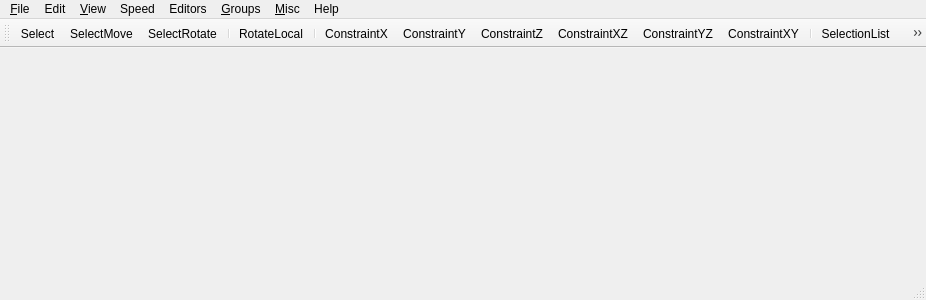
<?xml version="1.0" encoding="UTF-8"?>
<ui version="4.0">
 <class>frmFRED</class>
 <widget class="QMainWindow" name="frmFRED">
  <property name="geometry">
   <rect>
    <x>0</x>
    <y>0</y>
    <width>926</width>
    <height>300</height>
   </rect>
  </property>
  <property name="windowTitle">
   <string>qtFRED</string>
  </property>
  <widget class="fso::fred::RenderWidget" name="centralWidget"/>
  <widget class="QMenuBar" name="menuBar">
   <property name="geometry">
    <rect>
     <x>0</x>
     <y>0</y>
     <width>926</width>
     <height>25</height>
    </rect>
   </property>
   <widget class="QMenu" name="menuFile">
    <property name="title">
     <string>&amp;File</string>
    </property>
    <widget class="QMenu" name="menuSave_Format">
     <property name="title">
      <string>Save For&amp;mat</string>
     </property>
     <addaction name="actionFS2_Open"/>
     <addaction name="actionFS2_Retail"/>
    </widget>
    <widget class="QMenu" name="menuImport">
     <property name="title">
      <string>&amp;Import</string>
     </property>
     <addaction name="actionFS1_Mission"/>
     <addaction name="actionFS1_Weapon_Loadouts"/>
    </widget>
    <addaction name="actionNew"/>
    <addaction name="actionOpen"/>
    <addaction name="actionSave"/>
    <addaction name="actionSave_As"/>
    <addaction name="actionRevert"/>
    <addaction name="separator"/>
    <addaction name="menuSave_Format"/>
    <addaction name="menuImport"/>
    <addaction name="separator"/>
    <addaction name="actionRun_FreeSpace_2_Open"/>
    <addaction name="separator"/>
    <addaction name="actionRecent_Files"/>
    <addaction name="separator"/>
    <addaction name="actionExit"/>
   </widget>
   <widget class="QMenu" name="menuEdit">
    <property name="title">
     <string>Edit</string>
    </property>
    <addaction name="actionUndo"/>
    <addaction name="actionDelete"/>
    <addaction name="actionDelete_Wing"/>
    <addaction name="separator"/>
    <addaction name="actionDisable_Undo"/>
   </widget>
   <widget class="QMenu" name="menuView">
    <property name="title">
     <string>&amp;View</string>
    </property>
    <widget class="QMenu" name="menuDisplay_Filter">
     <property name="title">
      <string>&amp;Display Filter</string>
     </property>
     <addaction name="actionShow_Ships"/>
     <addaction name="actionShow_Player_Starts"/>
     <addaction name="actionShow_Waypoints"/>
     <addaction name="separator"/>
     <addaction name="actionShow_Friendly"/>
     <addaction name="actionShow_Hostile"/>
    </widget>
    <widget class="QMenu" name="menuViewpoint">
     <property name="title">
      <string>&amp;Viewpoint</string>
     </property>
     <addaction name="actionCamera"/>
     <addaction name="actionCurrent_Ship"/>
    </widget>
    <addaction name="actionTool_Bar"/>
    <addaction name="actionStatus_Bar"/>
    <addaction name="separator"/>
    <addaction name="menuDisplay_Filter"/>
    <addaction name="separator"/>
    <addaction name="actionHide_Marked_Objects"/>
    <addaction name="actionShow_All_Hidden_Objects"/>
    <addaction name="separator"/>
    <addaction name="actionShow_Ship_Models"/>
    <addaction name="actionShow_Outlines"/>
    <addaction name="actionShow_Coordinates"/>
    <addaction name="actionShow_Grid_Positions"/>
    <addaction name="actionShow_Distances"/>
    <addaction name="actionShow_Model_Paths"/>
    <addaction name="actionShow_Model_Dock_Points"/>
    <addaction name="separator"/>
    <addaction name="actionShow_Grid"/>
    <addaction name="actionShow_Horizon"/>
    <addaction name="actionDouble_Fine_Gridlines"/>
    <addaction name="actionAnti_Aliased_Gridlines"/>
    <addaction name="actionShow_3D_Compass"/>
    <addaction name="actionShow_Background"/>
    <addaction name="separator"/>
    <addaction name="menuViewpoint"/>
    <addaction name="actionSave_Camera_Pos"/>
    <addaction name="actionRestore_Camera_Pos"/>
    <addaction name="separator"/>
    <addaction name="actionLighting_from_Suns"/>
   </widget>
   <widget class="QMenu" name="menuSpeed">
    <property name="title">
     <string>Speed</string>
    </property>
    <widget class="QMenu" name="menuMovement">
     <property name="title">
      <string>&amp;Movement</string>
     </property>
     <addaction name="actionx1"/>
     <addaction name="actionx2"/>
     <addaction name="actionx3"/>
     <addaction name="actionx5"/>
     <addaction name="actionx8"/>
     <addaction name="actionx10"/>
     <addaction name="actionx50"/>
     <addaction name="actionx100"/>
    </widget>
    <widget class="QMenu" name="menuRotation">
     <property name="title">
      <string>&amp;Rotation</string>
     </property>
     <addaction name="actionx1_2"/>
     <addaction name="actionx5_2"/>
     <addaction name="actionx12"/>
     <addaction name="actionx25"/>
     <addaction name="actionx50_2"/>
    </widget>
    <addaction name="menuMovement"/>
    <addaction name="menuRotation"/>
   </widget>
   <widget class="QMenu" name="menuEditors">
    <property name="title">
     <string>Editors</string>
    </property>
    <addaction name="actionShips"/>
    <addaction name="actionWings"/>
    <addaction name="actionObjects"/>
    <addaction name="actionWaypoint_Paths"/>
    <addaction name="actionEvents"/>
    <addaction name="actionTeam_Loadout"/>
    <addaction name="actionBackground"/>
    <addaction name="actionReinforcements"/>
    <addaction name="actionAsteroid_Field"/>
    <addaction name="actionMission_Specs"/>
    <addaction name="actionBriefing"/>
    <addaction name="actionDebriefing"/>
    <addaction name="actionCommand_Briefing"/>
    <addaction name="actionFiction_Viewer"/>
    <addaction name="actionShield_System"/>
    <addaction name="actionSet_Global_Ship_Flags"/>
    <addaction name="actionVoice_Manager"/>
    <addaction name="separator"/>
    <addaction name="actionCampaign"/>
   </widget>
   <widget class="QMenu" name="menuGroups">
    <property name="title">
     <string>&amp;Groups</string>
    </property>
    <widget class="QMenu" name="menuSet_Group">
     <property name="title">
      <string>&amp;Set Group</string>
     </property>
     <addaction name="actionGroup_10"/>
     <addaction name="actionGroup_11"/>
     <addaction name="actionGroup_12"/>
     <addaction name="actionGroup_13"/>
     <addaction name="actionGroup_14"/>
     <addaction name="actionGroup_15"/>
     <addaction name="actionGroup_16"/>
     <addaction name="actionGroup_17"/>
     <addaction name="actionGroup_18"/>
    </widget>
    <addaction name="actionGroup_1"/>
    <addaction name="actionGroup_2"/>
    <addaction name="actionGroup_3"/>
    <addaction name="actionGroup_4"/>
    <addaction name="actionGroup_5"/>
    <addaction name="actionGroup_6"/>
    <addaction name="actionGroup_7"/>
    <addaction name="actionGroup_8"/>
    <addaction name="actionGroup_9"/>
    <addaction name="separator"/>
    <addaction name="menuSet_Group"/>
   </widget>
   <widget class="QMenu" name="menuMisc">
    <property name="title">
     <string>&amp;Misc</string>
    </property>
    <addaction name="actionLevel_Object"/>
    <addaction name="actionAlign_Object"/>
    <addaction name="actionMark_Wing"/>
    <addaction name="actionControl_Object"/>
    <addaction name="actionNext_Object"/>
    <addaction name="actionPrev_Object"/>
    <addaction name="actionAdjust_Grid"/>
    <addaction name="actionNext_Subsystem"/>
    <addaction name="actionPrev_Subsystem"/>
    <addaction name="actionCancel_Subsystem"/>
    <addaction name="actionMission_Statistics"/>
    <addaction name="separator"/>
    <addaction name="actionError_Checker"/>
   </widget>
   <widget class="QMenu" name="menuHelp">
    <property name="title">
     <string>Help</string>
    </property>
    <addaction name="actionHelp_Topics"/>
    <addaction name="actionShow_SEXP_Help"/>
    <addaction name="separator"/>
    <addaction name="actionAbout_FRED2"/>
   </widget>
   <addaction name="menuFile"/>
   <addaction name="menuEdit"/>
   <addaction name="menuView"/>
   <addaction name="menuSpeed"/>
   <addaction name="menuEditors"/>
   <addaction name="menuGroups"/>
   <addaction name="menuMisc"/>
   <addaction name="menuHelp"/>
  </widget>
  <widget class="QStatusBar" name="statusBar"/>
  <widget class="QxToolBar" name="toolBar">
   <property name="windowTitle">
    <string>toolBar</string>
   </property>
   <attribute name="toolBarArea">
    <enum>TopToolBarArea</enum>
   </attribute>
   <attribute name="toolBarBreak">
    <bool>false</bool>
   </attribute>
   <addaction name="actionSelect"/>
   <addaction name="actionSelectMove"/>
   <addaction name="actionSelectRotate"/>
   <addaction name="separator"/>
   <addaction name="actionRotateLocal"/>
   <addaction name="separator"/>
   <addaction name="actionConstraintX"/>
   <addaction name="actionConstraintY"/>
   <addaction name="actionConstraintZ"/>
   <addaction name="actionConstraintXZ"/>
   <addaction name="actionConstraintYZ"/>
   <addaction name="actionConstraintXY"/>
   <addaction name="separator"/>
   <addaction name="actionSelectionList"/>
   <addaction name="actionSelectionLock"/>
   <addaction name="separator"/>
   <addaction name="actionWingForm"/>
   <addaction name="actionWingDisband"/>
   <addaction name="separator"/>
   <addaction name="actionZoomSelected"/>
   <addaction name="actionZoomExtents"/>
   <addaction name="separator"/>
   <addaction name="actionShowDistances"/>
   <addaction name="actionOrbitSelected"/>
   <addaction name="separator"/>
  </widget>
  <action name="actionSelect">
   <property name="icon">
    <iconset resource="../resources/resources.qrc">
     <normaloff>:/images/select.png</normaloff>:/images/select.png</iconset>
   </property>
   <property name="text">
    <string>Select</string>
   </property>
   <property name="toolTip">
    <string>Select (S)</string>
   </property>
   <property name="shortcut">
    <string>S</string>
   </property>
  </action>
  <action name="actionSelectMove">
   <property name="icon">
    <iconset resource="../resources/resources.qrc">
     <normaloff>:/images/selectmove.png</normaloff>:/images/selectmove.png</iconset>
   </property>
   <property name="text">
    <string>SelectMove</string>
   </property>
   <property name="toolTip">
    <string>Select and Move (M)</string>
   </property>
   <property name="shortcut">
    <string>M</string>
   </property>
  </action>
  <action name="actionSelectRotate">
   <property name="icon">
    <iconset resource="../resources/resources.qrc">
     <normaloff>:/images/selectrot.png</normaloff>:/images/selectrot.png</iconset>
   </property>
   <property name="text">
    <string>SelectRotate</string>
   </property>
   <property name="toolTip">
    <string>Select and Rotate</string>
   </property>
   <property name="shortcut">
    <string>R</string>
   </property>
  </action>
  <action name="actionRotateLocal">
   <property name="checkable">
    <bool>true</bool>
   </property>
   <property name="icon">
    <iconset resource="../resources/resources.qrc">
     <normaloff>:/images/rotlocal.png</normaloff>:/images/rotlocal.png</iconset>
   </property>
   <property name="text">
    <string>RotateLocal</string>
   </property>
   <property name="toolTip">
    <string>Rotate Locally (X)</string>
   </property>
   <property name="shortcut">
    <string>X</string>
   </property>
  </action>
  <action name="actionConstraintX">
   <property name="checkable">
    <bool>true</bool>
   </property>
   <property name="icon">
    <iconset resource="../resources/resources.qrc">
     <normaloff>:/images/constx.png</normaloff>:/images/constx.png</iconset>
   </property>
   <property name="text">
    <string>ConstraintX</string>
   </property>
   <property name="toolTip">
    <string>X Constraint (`)</string>
   </property>
  </action>
  <action name="actionConstraintY">
   <property name="checkable">
    <bool>true</bool>
   </property>
   <property name="icon">
    <iconset resource="../resources/resources.qrc">
     <normaloff>:/images/consty.png</normaloff>:/images/consty.png</iconset>
   </property>
   <property name="text">
    <string>ConstraintY</string>
   </property>
   <property name="toolTip">
    <string>Y Constraint (`)</string>
   </property>
  </action>
  <action name="actionConstraintZ">
   <property name="checkable">
    <bool>true</bool>
   </property>
   <property name="icon">
    <iconset resource="../resources/resources.qrc">
     <normaloff>:/images/constz.png</normaloff>:/images/constz.png</iconset>
   </property>
   <property name="text">
    <string>ConstraintZ</string>
   </property>
   <property name="toolTip">
    <string>Z Constraint (`)</string>
   </property>
  </action>
  <action name="actionConstraintXZ">
   <property name="checkable">
    <bool>true</bool>
   </property>
   <property name="icon">
    <iconset resource="../resources/resources.qrc">
     <normaloff>:/images/constxz.png</normaloff>:/images/constxz.png</iconset>
   </property>
   <property name="text">
    <string>ConstraintXZ</string>
   </property>
   <property name="toolTip">
    <string>XZ Constraint (`)</string>
   </property>
  </action>
  <action name="actionConstraintYZ">
   <property name="checkable">
    <bool>true</bool>
   </property>
   <property name="icon">
    <iconset resource="../resources/resources.qrc">
     <normaloff>:/images/constyz.png</normaloff>:/images/constyz.png</iconset>
   </property>
   <property name="text">
    <string>ConstraintYZ</string>
   </property>
   <property name="toolTip">
    <string>YZ Constraint</string>
   </property>
  </action>
  <action name="actionConstraintXY">
   <property name="checkable">
    <bool>true</bool>
   </property>
   <property name="icon">
    <iconset resource="../resources/resources.qrc">
     <normaloff>:/images/constxy.png</normaloff>:/images/constxy.png</iconset>
   </property>
   <property name="text">
    <string>ConstraintXY</string>
   </property>
   <property name="toolTip">
    <string>XY Constaint (`)</string>
   </property>
  </action>
  <action name="actionSelectionList">
   <property name="icon">
    <iconset resource="../resources/resources.qrc">
     <normaloff>:/images/selectlist.png</normaloff>:/images/selectlist.png</iconset>
   </property>
   <property name="text">
    <string>SelectionList</string>
   </property>
   <property name="toolTip">
    <string>Selection List (H)</string>
   </property>
   <property name="shortcut">
    <string>H</string>
   </property>
  </action>
  <action name="actionSelectionLock">
   <property name="checkable">
    <bool>true</bool>
   </property>
   <property name="icon">
    <iconset resource="../resources/resources.qrc">
     <normaloff>:/images/selectlock.png</normaloff>:/images/selectlock.png</iconset>
   </property>
   <property name="text">
    <string>SelectionLock</string>
   </property>
   <property name="toolTip">
    <string>Selection Lock (L)</string>
   </property>
   <property name="shortcut">
    <string>L</string>
   </property>
  </action>
  <action name="actionWingForm">
   <property name="icon">
    <iconset resource="../resources/resources.qrc">
     <normaloff>:/images/wingform.png</normaloff>:/images/wingform.png</iconset>
   </property>
   <property name="text">
    <string>WingForm</string>
   </property>
   <property name="toolTip">
    <string>Form Wing (Ctrl + W)</string>
   </property>
   <property name="shortcut">
    <string>Ctrl+W</string>
   </property>
  </action>
  <action name="actionWingDisband">
   <property name="icon">
    <iconset resource="../resources/resources.qrc">
     <normaloff>:/images/wingdisband.png</normaloff>:/images/wingdisband.png</iconset>
   </property>
   <property name="text">
    <string>WingDisband</string>
   </property>
   <property name="toolTip">
    <string>Disband Wing (Ctrl + D)</string>
   </property>
   <property name="shortcut">
    <string>Ctrl+D</string>
   </property>
  </action>
  <action name="actionZoomSelected">
   <property name="icon">
    <iconset resource="../resources/resources.qrc">
     <normaloff>:/images/zoomsel.png</normaloff>:/images/zoomsel.png</iconset>
   </property>
   <property name="text">
    <string>ZoomSelected</string>
   </property>
   <property name="toolTip">
    <string>Zoom on Selected (Alt + Z)</string>
   </property>
  </action>
  <action name="actionZoomExtents">
   <property name="icon">
    <iconset resource="../resources/resources.qrc">
     <normaloff>:/images/zoomext.png</normaloff>:/images/zoomext.png</iconset>
   </property>
   <property name="text">
    <string>ZoomExtents</string>
   </property>
   <property name="toolTip">
    <string>Zoom Extents (Shift + Z)</string>
   </property>
   <property name="shortcut">
    <string>Shift+Z</string>
   </property>
  </action>
  <action name="actionShowDistances">
   <property name="icon">
    <iconset resource="../resources/resources.qrc">
     <normaloff>:/images/showdist.png</normaloff>:/images/showdist.png</iconset>
   </property>
   <property name="text">
    <string>ShowDistances</string>
   </property>
   <property name="toolTip">
    <string>Show Distances (D)</string>
   </property>
   <property name="shortcut">
    <string>D</string>
   </property>
  </action>
  <action name="actionOrbitSelected">
   <property name="icon">
    <iconset resource="../resources/resources.qrc">
     <normaloff>:/images/orbitsel.png</normaloff>:/images/orbitsel.png</iconset>
   </property>
   <property name="text">
    <string>OrbitSelected</string>
   </property>
   <property name="toolTip">
    <string>Rotate about Selected (Ctrl + V)</string>
   </property>
   <property name="shortcut">
    <string>Ctrl+V</string>
   </property>
  </action>
  <action name="actionNew">
   <property name="text">
    <string>&amp;New</string>
   </property>
  </action>
  <action name="actionOpen">
   <property name="text">
    <string>&amp;Open...</string>
   </property>
  </action>
  <action name="actionSave">
   <property name="text">
    <string>&amp;Save</string>
   </property>
  </action>
  <action name="actionSave_As">
   <property name="text">
    <string>Sa&amp;ve As...</string>
   </property>
  </action>
  <action name="actionRevert">
   <property name="text">
    <string>&amp;Revert</string>
   </property>
  </action>
  <action name="actionFS2_Open">
   <property name="text">
    <string>&amp;FS2 Open</string>
   </property>
  </action>
  <action name="actionFS2_Retail">
   <property name="text">
    <string>FS2 &amp;Retail</string>
   </property>
  </action>
  <action name="actionFS1_Mission">
   <property name="text">
    <string>&amp;FS1 Mission</string>
   </property>
  </action>
  <action name="actionFS1_Weapon_Loadouts">
   <property name="text">
    <string>FS1 &amp;Weapon Loadouts</string>
   </property>
  </action>
  <action name="actionRun_FreeSpace_2_Open">
   <property name="text">
    <string>Run &amp;FreeSpace</string>
   </property>
  </action>
  <action name="actionRecent_Files">
   <property name="text">
    <string>Re&amp;cent Files</string>
   </property>
  </action>
  <action name="actionExit">
   <property name="text">
    <string>&amp;Exit</string>
   </property>
  </action>
  <action name="actionUndo">
   <property name="text">
    <string>&amp;Undo</string>
   </property>
  </action>
  <action name="actionDelete">
   <property name="text">
    <string>&amp;Delete</string>
   </property>
  </action>
  <action name="actionDelete_Wing">
   <property name="text">
    <string>Delete &amp;Wing</string>
   </property>
  </action>
  <action name="actionDisable_Undo">
   <property name="text">
    <string>D&amp;isable Undo</string>
   </property>
  </action>
  <action name="actionTool_Bar">
   <property name="text">
    <string>&amp;Tool Bar</string>
   </property>
  </action>
  <action name="actionStatus_Bar">
   <property name="text">
    <string>&amp;Status Bar</string>
   </property>
  </action>
  <action name="actionShow_Ships">
   <property name="text">
    <string>&amp;Show Ships</string>
   </property>
  </action>
  <action name="actionShow_Player_Starts">
   <property name="text">
    <string>Show &amp;Player Starts</string>
   </property>
  </action>
  <action name="actionShow_Waypoints">
   <property name="text">
    <string>Show &amp;Waypoints</string>
   </property>
  </action>
  <action name="actionShow_Friendly">
   <property name="text">
    <string>Show &amp;Friendly</string>
   </property>
  </action>
  <action name="actionShow_Hostile">
   <property name="text">
    <string>Show &amp;Hostile</string>
   </property>
  </action>
  <action name="actionHide_Marked_Objects">
   <property name="text">
    <string>&amp;Hide Marked Objects</string>
   </property>
  </action>
  <action name="actionShow_All_Hidden_Objects">
   <property name="text">
    <string>Sho&amp;w Hidden Objects</string>
   </property>
  </action>
  <action name="actionShow_Ship_Models">
   <property name="text">
    <string>Show Ship Models</string>
   </property>
  </action>
  <action name="actionShow_Outlines">
   <property name="text">
    <string>Show &amp;Outlines</string>
   </property>
  </action>
  <action name="actionShow_Coordinates">
   <property name="text">
    <string>Show &amp;Coordinates</string>
   </property>
  </action>
  <action name="actionShow_Grid_Positions">
   <property name="text">
    <string>Show &amp;Grid Positions</string>
   </property>
  </action>
  <action name="actionShow_Distances">
   <property name="text">
    <string>Show D&amp;istances</string>
   </property>
  </action>
  <action name="actionShow_Model_Paths">
   <property name="text">
    <string>Show &amp;Model Paths</string>
   </property>
  </action>
  <action name="actionShow_Model_Dock_Points">
   <property name="text">
    <string>Show Model Doc&amp;k Points</string>
   </property>
  </action>
  <action name="actionShow_Grid">
   <property name="text">
    <string>Show Grid</string>
   </property>
  </action>
  <action name="actionShow_Horizon">
   <property name="text">
    <string>Show Hori&amp;zon</string>
   </property>
  </action>
  <action name="actionDouble_Fine_Gridlines">
   <property name="text">
    <string>Double &amp;Fine Gridlines</string>
   </property>
  </action>
  <action name="actionAnti_Aliased_Gridlines">
   <property name="text">
    <string>&amp;Anti-Aliased Gridlines</string>
   </property>
  </action>
  <action name="actionShow_3D_Compass">
   <property name="text">
    <string>Show &amp;3D Compass</string>
   </property>
  </action>
  <action name="actionShow_Background">
   <property name="text">
    <string>Show &amp;Background</string>
   </property>
  </action>
  <action name="actionSave_Camera_Pos">
   <property name="text">
    <string>Save Camera &amp;Pos</string>
   </property>
  </action>
  <action name="actionRestore_Camera_Pos">
   <property name="text">
    <string>&amp;Restore Camera Pos</string>
   </property>
  </action>
  <action name="actionLighting_from_Suns">
   <property name="text">
    <string>&amp;Lighting from Suns...</string>
   </property>
  </action>
  <action name="actionCamera">
   <property name="text">
    <string>&amp;Camera</string>
   </property>
  </action>
  <action name="actionCurrent_Ship">
   <property name="text">
    <string>Current &amp;Ship</string>
   </property>
  </action>
  <action name="actionx1">
   <property name="text">
    <string>&amp;x1</string>
   </property>
  </action>
  <action name="actionx2">
   <property name="text">
    <string>x&amp;2</string>
   </property>
  </action>
  <action name="actionx3">
   <property name="text">
    <string>x&amp;3</string>
   </property>
  </action>
  <action name="actionx5">
   <property name="text">
    <string>x&amp;5</string>
   </property>
  </action>
  <action name="actionx8">
   <property name="text">
    <string>x&amp;8</string>
   </property>
  </action>
  <action name="actionx10">
   <property name="text">
    <string>x&amp;10</string>
   </property>
  </action>
  <action name="actionx50">
   <property name="text">
    <string>x5&amp;0</string>
   </property>
  </action>
  <action name="actionx100">
   <property name="text">
    <string>x100</string>
   </property>
  </action>
  <action name="actionx1_2">
   <property name="text">
    <string>&amp;x1</string>
   </property>
  </action>
  <action name="actionx5_2">
   <property name="text">
    <string>x&amp;5</string>
   </property>
  </action>
  <action name="actionx12">
   <property name="text">
    <string>x&amp;12</string>
   </property>
  </action>
  <action name="actionx25">
   <property name="text">
    <string>x&amp;25</string>
   </property>
  </action>
  <action name="actionx50_2">
   <property name="text">
    <string>x5&amp;0</string>
   </property>
  </action>
  <action name="actionShips">
   <property name="text">
    <string>&amp;Ships</string>
   </property>
  </action>
  <action name="actionWings">
   <property name="text">
    <string>&amp;Wings</string>
   </property>
  </action>
  <action name="actionObjects">
   <property name="text">
    <string>&amp;Objects</string>
   </property>
  </action>
  <action name="actionWaypoint_Paths">
   <property name="text">
    <string>Waypoint &amp;Paths</string>
   </property>
  </action>
  <action name="actionEvents">
   <property name="text">
    <string>&amp;Events</string>
   </property>
  </action>
  <action name="actionTeam_Loadout">
   <property name="text">
    <string>&amp;Team Loadout</string>
   </property>
  </action>
  <action name="actionBackground">
   <property name="text">
    <string>&amp;Background</string>
   </property>
  </action>
  <action name="actionReinforcements">
   <property name="text">
    <string>&amp;Reinforcements</string>
   </property>
  </action>
  <action name="actionAsteroid_Field">
   <property name="text">
    <string>&amp;Asteroid Field</string>
   </property>
  </action>
  <action name="actionMission_Specs">
   <property name="text">
    <string>&amp;Mission Specs</string>
   </property>
  </action>
  <action name="actionBriefing">
   <property name="text">
    <string>Br&amp;iefing</string>
   </property>
  </action>
  <action name="actionDebriefing">
   <property name="text">
    <string>&amp;Debriefing</string>
   </property>
  </action>
  <action name="actionCommand_Briefing">
   <property name="text">
    <string>&amp;Command Briefing</string>
   </property>
  </action>
  <action name="actionFiction_Viewer">
   <property name="text">
    <string>&amp;Fiction Viewer</string>
   </property>
  </action>
  <action name="actionShield_System">
   <property name="text">
    <string>Shie&amp;ld System</string>
   </property>
  </action>
  <action name="actionSet_Global_Ship_Flags">
   <property name="text">
    <string>Set &amp;Global Ship Flags</string>
   </property>
  </action>
  <action name="actionVoice_Manager">
   <property name="text">
    <string>&amp;Voice Manager</string>
   </property>
  </action>
  <action name="actionCampaign">
   <property name="text">
    <string>Campaig&amp;n</string>
   </property>
  </action>
  <action name="actionGroup_1">
   <property name="text">
    <string>&amp;Group 1</string>
   </property>
  </action>
  <action name="actionGroup_2">
   <property name="text">
    <string>Group &amp;2</string>
   </property>
  </action>
  <action name="actionGroup_3">
   <property name="text">
    <string>Group &amp;3</string>
   </property>
  </action>
  <action name="actionGroup_4">
   <property name="text">
    <string>Group &amp;4</string>
   </property>
  </action>
  <action name="actionGroup_5">
   <property name="text">
    <string>Group &amp;5</string>
   </property>
  </action>
  <action name="actionGroup_6">
   <property name="text">
    <string>Group &amp;6</string>
   </property>
  </action>
  <action name="actionGroup_7">
   <property name="text">
    <string>Group &amp;7</string>
   </property>
  </action>
  <action name="actionGroup_8">
   <property name="text">
    <string>Group &amp;8</string>
   </property>
  </action>
  <action name="actionGroup_9">
   <property name="text">
    <string>Group &amp;9</string>
   </property>
  </action>
  <action name="actionSet_Group">
   <property name="text">
    <string>Set Group</string>
   </property>
  </action>
  <action name="actionGroup_10">
   <property name="text">
    <string>&amp;Group 1</string>
   </property>
  </action>
  <action name="actionGroup_11">
   <property name="text">
    <string>Group &amp;2</string>
   </property>
  </action>
  <action name="actionGroup_12">
   <property name="text">
    <string>Group &amp;3</string>
   </property>
  </action>
  <action name="actionGroup_13">
   <property name="text">
    <string>Group &amp;4</string>
   </property>
  </action>
  <action name="actionGroup_14">
   <property name="text">
    <string>Group &amp;5</string>
   </property>
  </action>
  <action name="actionGroup_15">
   <property name="text">
    <string>Group &amp;6</string>
   </property>
  </action>
  <action name="actionGroup_16">
   <property name="text">
    <string>Group &amp;7</string>
   </property>
  </action>
  <action name="actionGroup_17">
   <property name="text">
    <string>Group &amp;8</string>
   </property>
  </action>
  <action name="actionGroup_18">
   <property name="text">
    <string>Group &amp;9</string>
   </property>
  </action>
  <action name="actionLevel_Object">
   <property name="text">
    <string>&amp;Level Object</string>
   </property>
  </action>
  <action name="actionAlign_Object">
   <property name="text">
    <string>&amp;Align Object</string>
   </property>
  </action>
  <action name="actionMark_Wing">
   <property name="text">
    <string>&amp;Mark Wing</string>
   </property>
  </action>
  <action name="actionControl_Object">
   <property name="text">
    <string>&amp;Control Object</string>
   </property>
  </action>
  <action name="actionNext_Object">
   <property name="text">
    <string>&amp;Next Object</string>
   </property>
  </action>
  <action name="actionPrev_Object">
   <property name="text">
    <string>&amp;Prev Object</string>
   </property>
  </action>
  <action name="actionAdjust_Grid">
   <property name="text">
    <string>Adjust &amp;Grid</string>
   </property>
  </action>
  <action name="actionNext_Subsystem">
   <property name="text">
    <string>Ne&amp;xt Subsystem</string>
   </property>
  </action>
  <action name="actionPrev_Subsystem">
   <property name="text">
    <string>P&amp;rev Subsystem</string>
   </property>
  </action>
  <action name="actionCancel_Subsystem">
   <property name="text">
    <string>Cancel S&amp;ubsystem</string>
   </property>
  </action>
  <action name="actionMission_Statistics">
   <property name="text">
    <string>M&amp;ission Statistics</string>
   </property>
  </action>
  <action name="actionError_Checker">
   <property name="text">
    <string>&amp;Error Checker</string>
   </property>
  </action>
  <action name="actionHelp_Topics">
   <property name="text">
    <string>&amp;Help Topics</string>
   </property>
  </action>
  <action name="actionShow_SEXP_Help">
   <property name="text">
    <string>&amp;Show SEXP Help</string>
   </property>
  </action>
  <action name="actionAbout_FRED2">
   <property name="text">
    <string>&amp;About qtFRED...</string>
   </property>
  </action>
 </widget>
 <layoutdefault spacing="6" margin="11"/>
 <customwidgets>
  <customwidget>
   <class>fso::fred::RenderWidget</class>
   <extends>QWidget</extends>
   <header>ui/renderwidget.h</header>
   <container>1</container>
  </customwidget>
  <customwidget>
   <class>QxToolBar</class>
   <extends>QToolBar</extends>
   <header location="global">qxtoolbar.h</header>
  </customwidget>
 </customwidgets>
 <resources>
  <include location="../resources/resources.qrc"/>
 </resources>
 <connections/>
</ui>
